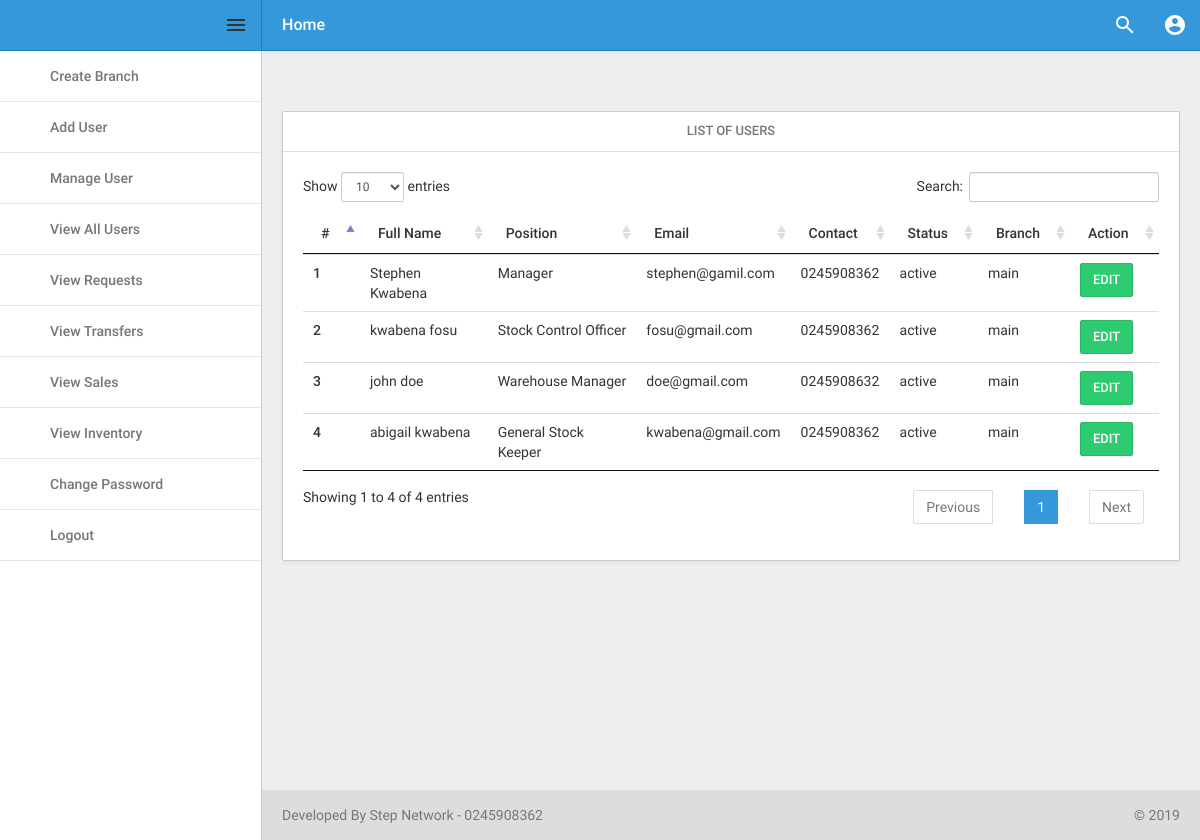
/admin/index.php?manage_user (signed in), run on the app's committed database.
### tables this page shows
CREATE TABLE `users_table` (
  `users_table_id` int(100) NOT NULL AUTO_INCREMENT,
  `user_username` varchar(50) NOT NULL,
  `user_pass` mediumtext NOT NULL,
  `user_name` varchar(100) NOT NULL,
  `user_status` int(50) NOT NULL,
  `user_type` int(50) NOT NULL,
  `user_branch` int(50) NOT NULL,
  `user_email` varchar(20) NOT NULL,
  `user_contact` varchar(20) NOT NULL,
  `timestamp` datetime NOT NULL DEFAULT CURRENT_TIMESTAMP,
  PRIMARY KEY (`users_table_id`),
  KEY `user_status` (`user_status`),
  KEY `user_type` (`user_type`),
  KEY `user_branch` (`user_branch`),
  CONSTRAINT `users_table_ibfk_1` FOREIGN KEY (`user_status`) REFERENCES `user_status` (`user_status_id`),
  CONSTRAINT `users_table_ibfk_2` FOREIGN KEY (`user_type`) REFERENCES `user_work_types` (`work_type_id`),
  CONSTRAINT `users_table_ibfk_3` FOREIGN KEY (`user_branch`) REFERENCES `system_branches` (`system_branch_id`)
);

CREATE TABLE `user_work_types` (
  `work_type_id` int(50) NOT NULL AUTO_INCREMENT,
  `work_type` varchar(50) NOT NULL,
  `work_type_timestamp` timestamp NOT NULL DEFAULT CURRENT_TIMESTAMP,
  PRIMARY KEY (`work_type_id`)
);

CREATE TABLE `user_status` (
  `user_status_id` int(50) NOT NULL AUTO_INCREMENT,
  `status_name` varchar(20) NOT NULL,
  `status_timestamp` timestamp NOT NULL DEFAULT CURRENT_TIMESTAMP,
  PRIMARY KEY (`user_status_id`)
);

CREATE TABLE `system_branches` (
  `system_branch_id` int(100) NOT NULL AUTO_INCREMENT,
  `system_branch_name` varchar(50) NOT NULL,
  `branch_timestamp` timestamp NOT NULL DEFAULT CURRENT_TIMESTAMP,
  PRIMARY KEY (`system_branch_id`)
);

### admin/manage_user.php (the view, shortened to what this page needs)
<div id="global">
<div class="container-fluid">
 <div class="row cm-fix-height">
                    <div class="col-lg-12 col-md-12">
                        <div class="panel panel-default">
                            <div class="panel-heading">List Of Users</div>
                            <div class="panel-body">
                               <table class="table" id="my_selected_table">
                                <thead>
                                    <tr>
                                        <th>#</th>
                                        <th>Full Name</th>
                                        <th>Position</th>
                                        <th>Email</th>
                                        <th>Contact</th>
                                        <th>Status</th>
                                        <th>Branch</th>
                                        <th>Action</th>
                                    </tr>
                                </thead>
                                <tbody id="add_users_table">
                                   <?php
                                    $get_users_query = mysqli_query($connection,"SELECT * FROM users_table JOIN `system_branches` on `users_table`.`user_branch` = `system_branches`.`system_branch_id` JOIN user_work_types on `users_table`.`user_type` = `user_work_types`.`work_type_id` JOIN `user_status` on `users_table`.`user_status` = `user_status`.`user_status_id` ORDER BY `users_table`.`users_table_id` DESC");
                                    while ($get_each_user = mysqli_fetch_array($get_users_query)) { ?>
                                        <tr>
                                            <th scope="row"><?php echo $get_each_user["users_table_id"]; ?></th>
                                            <td><?php echo $get_each_user["user_name"]; ?></td>
                                            <td><?php echo $get_each_user["work_type"]; ?></td>
                                            <td><?php echo $get_each_user["user_email"]; ?></td>
                                            <td><?php echo $get_each_user["user_contact"]; ?></td>
                                            <td><?php echo $get_each_user["status_name"]; ?></td>
                                            <td><?php echo $get_each_user["system_branch_name"]; ?></td>
                                            <td><button class="edit_main_users btn btn-success btn-md" id="<?php  echo $get_each_user["users_table_id"];?>" >Edit</button></td>
                                        </tr>
                                  <?php  }  ?>
                                </tbody>
                            </table>
                            </div>
                        </div>
                    </div>
                </div>
            </div>
        </div>

### data on the page
users_table: users_table_id "4", user_name "abigail kwabena", user_type.work_type "General Stock Keeper", user_email "kwabena@gmail.com", user_contact "0245908362", user_status.status_name "active", user_branch.system_branch_name "main"
users_table: users_table_id "3", user_name "john doe", user_type.work_type "Warehouse Manager", user_email "doe@gmail.com", user_contact "0245908632", user_status.status_name "active", user_branch.system_branch_name "main"
users_table: users_table_id "2", user_name "kwabena fosu", user_type.work_type "Stock Control Officer", user_email "fosu@gmail.com", user_contact "0245908362", user_status.status_name "active", user_branch.system_branch_name "main"
users_table: users_table_id "1", user_name "Stephen Kwabena", user_type.work_type "Manager", user_email "stephen@gamil.com", user_contact "0245908362", user_status.status_name "active", user_branch.system_branch_name "main"
